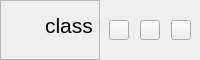
           <widget class="QWidget" name="title_bar" native="true">
            <property name="minimumSize">
             <size>
              <width>0</width>
              <height>50</height>
             </size>
            </property>
            <property name="maximumSize">
             <size>
              <width>16777215</width>
              <height>60</height>
             </size>
            </property>
            <layout class="QHBoxLayout" name="horizontalLayout_3">
             <property name="spacing">
              <number>0</number>
             </property>
             <property name="leftMargin">
              <number>0</number>
             </property>
             <property name="topMargin">
              <number>0</number>
             </property>
             <property name="rightMargin">
              <number>0</number>
             </property>
             <property name="bottomMargin">
              <number>0</number>
             </property>
             <item>
              <widget class="QFrame" name="frame">
               <property name="frameShape">
                <enum>QFrame::StyledPanel</enum>
               </property>
               <property name="frameShadow">
                <enum>QFrame::Raised</enum>
               </property>
               <widget class="QLabel" name="label">
                <property name="geometry">
                 <rect>
                  <x>45</x>
                  <y>0</y>
                  <width>1051</width>
                  <height>51</height>
                 </rect>
                </property>
                <property name="sizePolicy">
                 <sizepolicy hsizetype="Expanding" vsizetype="Expanding">
                  <horstretch>0</horstretch>
                  <verstretch>0</verstretch>
                 </sizepolicy>
                </property>
                <property name="font">
                 <font>
                  <pointsize>16</pointsize>
                 </font>
                </property>
                <property name="text">
                 <string>class reservation system</string>
                </property>
               </widget>
              </widget>
             </item>
             <item>
              <widget class="QWidget" name="widget_6" native="true">
               <property name="maximumSize">
                <size>
                 <width>130</width>
                 <height>16777215</height>
                </size>
               </property>
               <layout class="QHBoxLayout" name="horizontalLayout">
                <property name="spacing">
                 <number>2</number>
                </property>
                <property name="leftMargin">
                 <number>0</number>
                </property>
                <property name="topMargin">
                 <number>0</number>
                </property>
                <property name="rightMargin">
                 <number>0</number>
                </property>
                <property name="bottomMargin">
                 <number>0</number>
                </property>
                <item>
                 <widget class="QPushButton" name="btn_min">
                  <property name="minimumSize">
                   <size>
                    <width>20</width>
                    <height>20</height>
                   </size>
                  </property>
                  <property name="maximumSize">
                   <size>
                    <width>20</width>
                    <height>20</height>
                   </size>
                  </property>
                  <property name="text">
                   <string/>
                  </property>
                 </widget>
                </item>
                <item>
                 <widget class="QPushButton" name="btn_max">
                  <property name="minimumSize">
                   <size>
                    <width>20</width>
                    <height>20</height>
                   </size>
                  </property>
                  <property name="maximumSize">
                   <size>
                    <width>20</width>
                    <height>20</height>
                   </size>
                  </property>
                  <property name="text">
                   <string/>
                  </property>
                 </widget>
                </item>
                <item>
                 <widget class="QPushButton" name="btn_close">
                  <property name="minimumSize">
                   <size>
                    <width>20</width>
                    <height>20</height>
                   </size>
                  </property>
                  <property name="maximumSize">
                   <size>
                    <width>20</width>
                    <height>20</height>
                   </size>
                  </property>
                  <property name="text">
                   <string/>
                  </property>
                 </widget>
                </item>
               </layout>
              </widget>
             </item>
            </layout>
           </widget>
